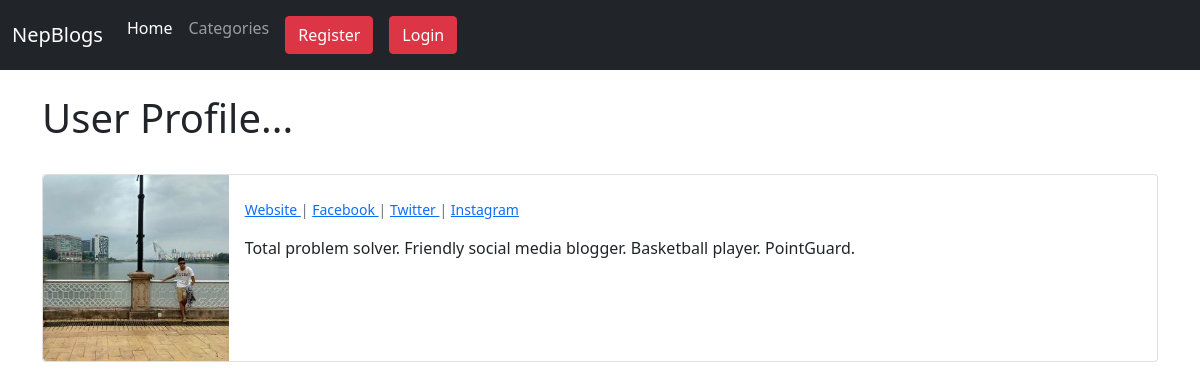
/members/1/profile/, run on the app's committed database.
### fypblog/models.py (models this page shows, shortened)
class Profile(models.Model):
    user = models.OneToOneField(User, null=True, on_delete=models.CASCADE)
    bio = models.TextField()
    profile_pic = models.ImageField(null=True, blank=True, upload_to="images/profile/")
    website_url = models.CharField(max_length=255, null = True, blank = True)
    facebook_url = models.CharField(max_length=255, null = True, blank = True)
    instagram_url = models.CharField(max_length=255, null = True, blank = True)
    twitter_url = models.CharField(max_length=255, null = True, blank = True)

### members/views.py (the view)
# urls.py: path('<int:pk>/profile/', ShowProfilePageView.as_view(), name='show_profile_page'),
class ShowProfilePageView(DetailView):
    model = Profile
    template_name = 'registration/user_profile.html'
    def get_context_data(self, *args, **kwargs):
        context = super(ShowProfilePageView, self).get_context_data(*args, **kwargs)
        page_user = get_object_or_404(Profile, id=self.kwargs['pk'])
        context["page_user"] = page_user
        return context

### members/templates/registration/user_profile.html (shortened to what this page needs)
{% extends 'base.html' %}
{% load static %}
{% block content %}
    <h1> User Profile... </h1>
    <br/>
<div class="card mb-3" >
    <div class="row g-0">
    <div class="col-md-2">
{% if page_user.profile_pic %}
        <img src="{{ page_user.profile_pic.url }} " class="img-fluid rounded-start" alt="...">
{% else %}
        <img src="{% static 'Eblog\static\theblog\images\js\115991964_156735609374888_158139734130634511_n.jpg' %} " class="img-fluid rounded-start" alt="...">
{% endif %}
    </div>
    <div class="col-md-10">
        <div class="card-body">
            <p class="small text-muted">
                {% if page_user.website_url %}
                     <a href="{{ page_user.website_url }} ">  Website </a>
                {% endif %}
                {% if page_user.facebook_url %}
                    | <a href=" {{ page_user.facebook_url }}">Facebook </a>
                {% endif %}
                {% if page_user.twitter_url %}
                    | <a href="{{ page_user_url }} ">Twitter </a>
                {% endif %}
                {% if page_user.instagram_url %}
                    | <a href="{{ page_user.instagram_url }}">Instagram </a>
                {% endif %}
            </p>
        <p class="card-text"> {{ page_user.bio }}</p>
        </div>
    </div>
    </div>
</div>
<br/><br/>
{% endblock %}

### data on the page
Profile: profile_pic (picture), bio "Total problem solver. Friendly social media blogger. Basketball player. PointGuard."
